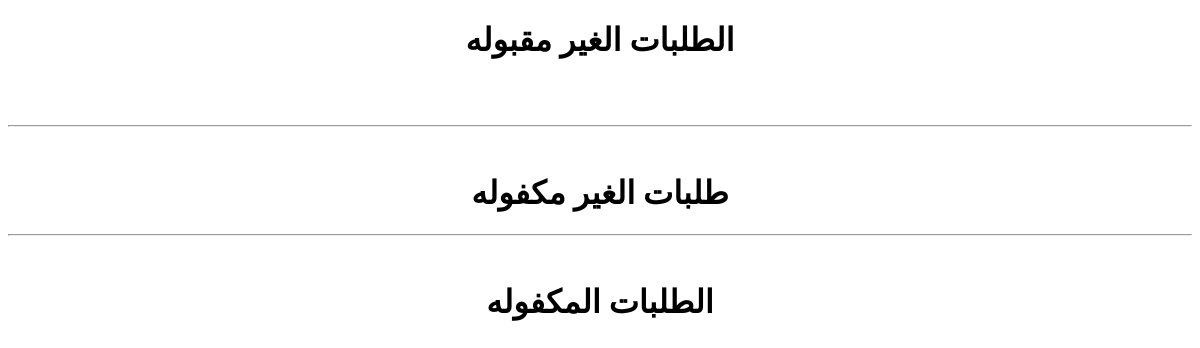
Page /account/student_request/rand (signed in) on the earlier database version.
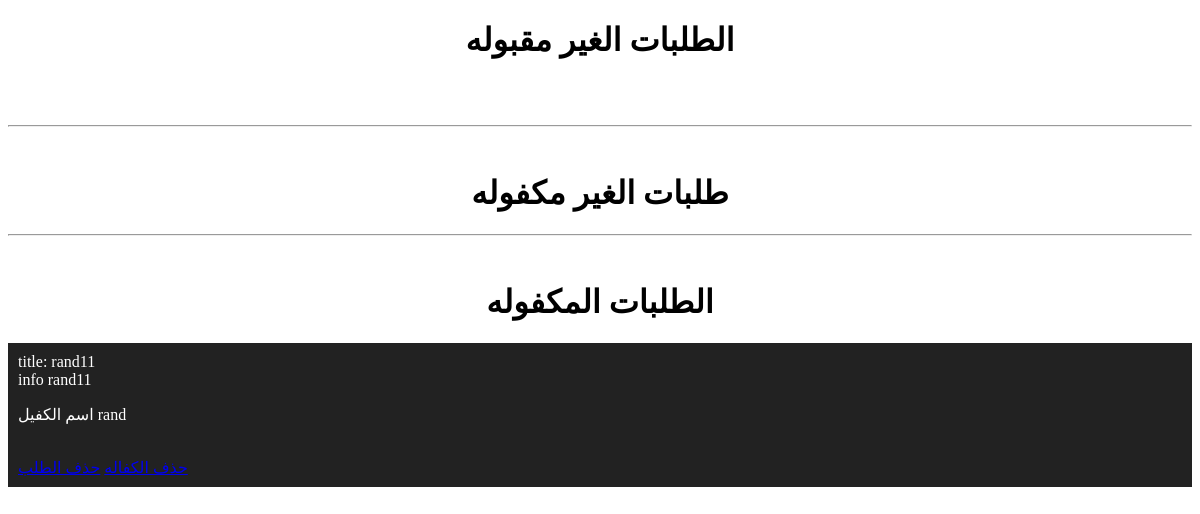
Same page on the later database version.
### Students/models.py (models this page shows, shortened)
class Req_st(models.Model):
    title=models.CharField(max_length=200)
    info=models.TextField(max_length=1900)
    sender=models.CharField(max_length=200)
    date_up=models.DateField(auto_now_add=True)
    sponser=models.CharField(max_length=200,blank=True)
    sNumber=models.CharField(max_length=200,blank=True)
    sNumberReq=models.CharField(max_length=200,blank=True)
    approved=models.BooleanField(default=False)
    req_spon=models.CharField(max_length=250,blank=True)
    disable=models.BooleanField(default=False)

### accounts/views.py (the view)
# urls.py: path('student_request/<str:usernames>', views.stuReq, name='stuReq'),
def stuReq(request, usernames):
    if auth(request) == 1: # admin
        not_sponsor = Req_st.objects.filter(sender=usernames, sponser='',disable=False).exclude(approved=False)[::-1]
        sponsor = Req_st.objects.filter(sender=usernames, disable=False).exclude(sponser='')[::-1]
        not_app = Req_st.objects.filter(sender=usernames, approved=False, disable=False)[::-1]
        is_app = Req_st.objects.filter(sender=usernames, approved=True, disable=False)[::-1]
        return render(request, 'view_re.html', {'not_sponsor': not_sponsor, 'sponsor': sponsor, 'not_app': not_app, 'is_app': is_app})
    else:
        return redirect('home')

### accounts/views.py (called while the page is built, shortened)
def auth(request):
    sponsor_approved = Sponsor.objects.filter(username=request.user)
    student_approved = Students.objects.filter(username=request.user)
    x = 0
    if request.user.is_authenticated and not sponsor_approved and not student_approved:
        x = 1  # admin
    else:
        x = 4  # user
    return x

### accounts/templates/view_re.html (shortened to what this page needs)
<!DOCTYPE html>
<html lang="en">
<head>
</head>
<body>
<center>
    <h1>
الطلبات الغير مقبوله
    </h1>
</center>
    <br><br>
    <hr>
    <br>
    <center>
        <h1>
طلبات الغير مكفوله
        </h1>
    </center>
    <hr>
    <br>
    <center>
            <h1>
    الطلبات المكفوله
            </h1>
        </center>
        {% for i in sponsor %}
        <div style="background: #222;color: white;padding: 10px;">
            <span>title: {{i.title}} </span><br> <span>info {{i.info}}</span>
            <p> اسم الكفيل {{i.sponser}}</p>
            <br>
            <a href="{% url 'del_sponsoer' i.id %}">حذف الكفاله</a>
            <a href="{% url 'del_req' i.id %}">حذف الطلب</a>
        </div>
        <br><br>
    {% endfor %}
</body>
</html>

Differences in the rows shown:
added Req_st: title "rand11", info "rand11", sponser "rand"
